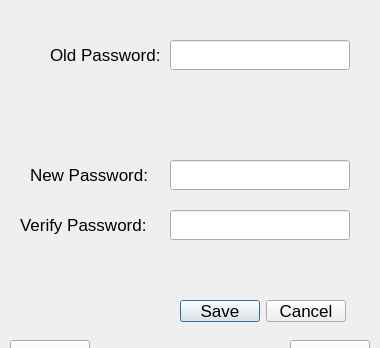
<?xml version="1.0" encoding="UTF-8"?>
<ui version="4.0">
 <class>SaleManagerSetupDialog</class>
 <widget class="QDialog" name="SaleManagerSetupDialog">
  <property name="windowModality">
   <enum>Qt::ApplicationModal</enum>
  </property>
  <property name="geometry">
   <rect>
    <x>0</x>
    <y>0</y>
    <width>380</width>
    <height>348</height>
   </rect>
  </property>
  <property name="font">
   <font>
    <pointsize>13</pointsize>
   </font>
  </property>
  <property name="focusPolicy">
   <enum>Qt::TabFocus</enum>
  </property>
  <property name="windowTitle">
   <string>Sale Manager Password Change</string>
  </property>
  <widget class="QPushButton" name="cancelButton">
   <property name="geometry">
    <rect>
     <x>10</x>
     <y>340</y>
     <width>80</width>
     <height>30</height>
    </rect>
   </property>
   <property name="text">
    <string>Cancel</string>
   </property>
  </widget>
  <widget class="QPushButton" name="saveButton">
   <property name="geometry">
    <rect>
     <x>290</x>
     <y>340</y>
     <width>80</width>
     <height>30</height>
    </rect>
   </property>
   <property name="text">
    <string>Save</string>
   </property>
  </widget>
  <widget class="QLabel" name="oldPasswordLabel">
   <property name="geometry">
    <rect>
     <x>50</x>
     <y>40</y>
     <width>121</width>
     <height>30</height>
    </rect>
   </property>
   <property name="text">
    <string>Old Password:</string>
   </property>
   <property name="wordWrap">
    <bool>false</bool>
   </property>
  </widget>
  <widget class="QLineEdit" name="oldPasswordEdit">
   <property name="geometry">
    <rect>
     <x>170</x>
     <y>40</y>
     <width>180</width>
     <height>30</height>
    </rect>
   </property>
   <property name="focusPolicy">
    <enum>Qt::TabFocus</enum>
   </property>
   <property name="echoMode">
    <enum>QLineEdit::Password</enum>
   </property>
  </widget>
  <widget class="QLabel" name="newPasswordLabel">
   <property name="geometry">
    <rect>
     <x>30</x>
     <y>160</y>
     <width>131</width>
     <height>30</height>
    </rect>
   </property>
   <property name="text">
    <string>New Password:</string>
   </property>
   <property name="wordWrap">
    <bool>false</bool>
   </property>
  </widget>
  <widget class="QLineEdit" name="newPasswordEdit">
   <property name="geometry">
    <rect>
     <x>170</x>
     <y>160</y>
     <width>180</width>
     <height>30</height>
    </rect>
   </property>
   <property name="focusPolicy">
    <enum>Qt::TabFocus</enum>
   </property>
   <property name="echoMode">
    <enum>QLineEdit::Password</enum>
   </property>
  </widget>
  <widget class="QLineEdit" name="verifyPasswordEdit">
   <property name="geometry">
    <rect>
     <x>170</x>
     <y>210</y>
     <width>180</width>
     <height>30</height>
    </rect>
   </property>
   <property name="focusPolicy">
    <enum>Qt::TabFocus</enum>
   </property>
   <property name="echoMode">
    <enum>QLineEdit::Password</enum>
   </property>
  </widget>
  <widget class="QLabel" name="verifyPasswordLabel">
   <property name="geometry">
    <rect>
     <x>20</x>
     <y>210</y>
     <width>141</width>
     <height>30</height>
    </rect>
   </property>
   <property name="text">
    <string>Verify Password:</string>
   </property>
   <property name="wordWrap">
    <bool>false</bool>
   </property>
  </widget>
  <widget class="QLabel" name="errMsgLabel">
   <property name="geometry">
    <rect>
     <x>30</x>
     <y>100</y>
     <width>321</width>
     <height>31</height>
    </rect>
   </property>
   <property name="text">
    <string/>
   </property>
  </widget>
  <widget class="QDialogButtonBox" name="buttonBox">
   <property name="geometry">
    <rect>
     <x>180</x>
     <y>300</y>
     <width>166</width>
     <height>22</height>
    </rect>
   </property>
   <property name="focusPolicy">
    <enum>Qt::TabFocus</enum>
   </property>
   <property name="standardButtons">
    <set>QDialogButtonBox::Cancel|QDialogButtonBox::Save</set>
   </property>
  </widget>
 </widget>
 <layoutdefault spacing="6" margin="11"/>
 <pixmapfunction>qPixmapFromMimeSource</pixmapfunction>
 <tabstops>
  <tabstop>oldPasswordEdit</tabstop>
  <tabstop>newPasswordEdit</tabstop>
  <tabstop>verifyPasswordEdit</tabstop>
  <tabstop>buttonBox</tabstop>
 </tabstops>
 <includes>
  <include location="local">dao/setupdao.h</include>
 </includes>
 <resources/>
 <connections/>
</ui>
